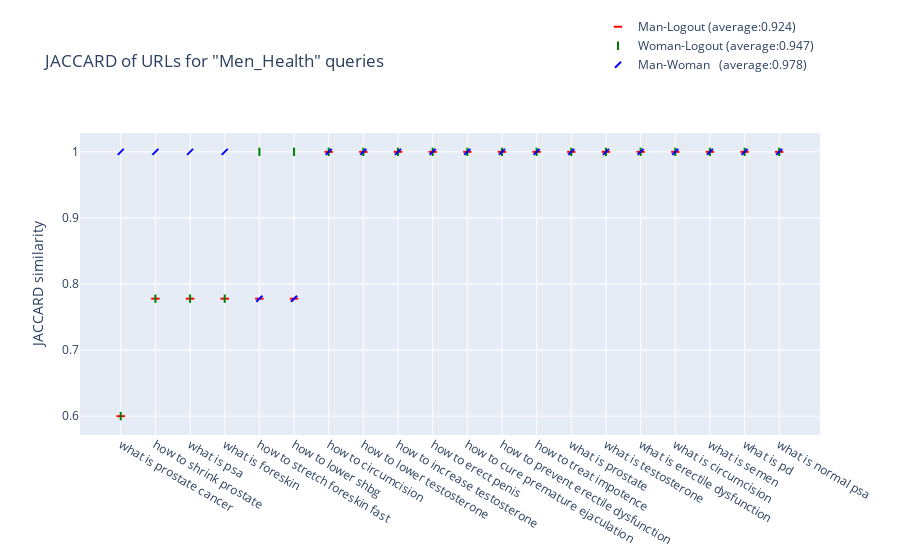

Write notebook code for a chart like this one.
### Code cell
Plot(data=[all_queries, res_man, res_woman, res_man_woman, average, 'URLs'],
     metrics='JACCARD',
     category="Men_Health")

### Figure 1 — Plotly figure (JSON) as saved in the notebook; plotly's stock layout.template omitted (floating-point values rounded to 4 significant figures)
{"data": [{"marker": {"color": "red", "line": {"color": "red", "width": 2}, "symbol": "line-ew"}, "mode": "markers", "name": "Man-Logout (average:0.924)", "type": "scatter", "x": ["what is prostate cancer", "how to shrink prostate", "what is psa", "what is foreskin", "how to stretch foreskin fast", "how to lower shbg", "how to circumcision", "how to lower testosterone", "how to increase testosterone", "how to erect penis", "how to cure premature ejaculation", "how to prevent erectile dysfunction", "how to treat impotence", "what is prostate", "what is testosterone", "what is erectile dysfunction", "what is circumcision", "what is semen", "what is pd", "what is normal psa"], "y": [0.6, 0.7778, 0.7778, 0.7778, 0.7778, 0.7778, 1, 1, 1, 1, 1, 1, 1, 1, 1, 1, 1, 1, 1, 1]}, {"marker": {"color": "green", "line": {"color": "green", "width": 2}, "symbol": "line-ns"}, "mode": "markers", "name": "Woman-Logout (average:0.947)", "type": "scatter", "x": ["what is prostate cancer", "how to shrink prostate", "what is psa", "what is foreskin", "how to stretch foreskin fast", "how to lower shbg", "how to circumcision", "how to lower testosterone", "how to increase testosterone", "how to erect penis", "how to cure premature ejaculation", "how to prevent erectile dysfunction", "how to treat impotence", "what is prostate", "what is testosterone", "what is erectile dysfunction", "what is circumcision", "what is semen", "what is pd", "what is normal psa"], "y": [0.6, 0.7778, 0.7778, 0.7778, 1, 1, 1, 1, 1, 1, 1, 1, 1, 1, 1, 1, 1, 1, 1, 1]}, {"marker": {"color": "blue", "line": {"color": "blue", "width": 2}, "symbol": "line-ne"}, "mode": "markers", "name": "Man-Woman   (average:0.978)", "type": "scatter", "x": ["what is prostate cancer", "how to shrink prostate", "what is psa", "what is foreskin", "how to stretch foreskin fast", "how to lower shbg", "how to circumcision", "how to lower testosterone", "how to increase testosterone", "how to erect penis", "how to cure premature ejaculation", "how to prevent erectile dysfunction", "how to treat impotence", "what is prostate", "what is testosterone", "what is erectile dysfunction", "what is circumcision", "what is semen", "what is pd", "what is normal psa"], "y": [1, 1, 1, 1, 0.7778, 0.7778, 1, 1, 1, 1, 1, 1, 1, 1, 1, 1, 1, 1, 1, 1]}], "layout": {"autosize": true, "legend": {"x": 0.7, "y": 1.4}, "title": {"text": "JACCARD of URLs for \"Men_Health\" queries"}, "xaxis": {"autorange": true, "range": [-1.179, 20.18], "type": "category"}, "yaxis": {"autorange": true, "range": [0.5689, 1.031], "title": {"text": "JACCARD similarity"}, "type": "linear"}}}
